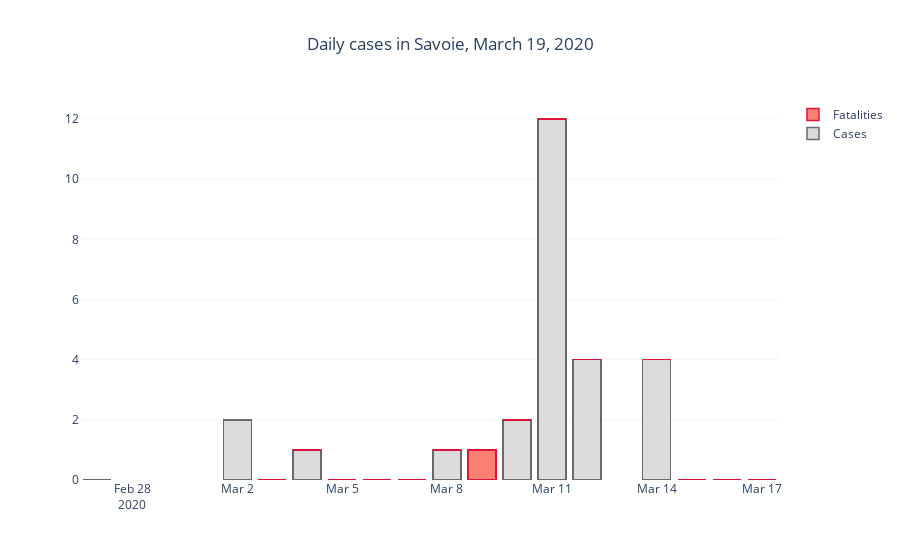

The code cell stored with this chart in its notebook:
### Code cell
# Check daily cases
fig = go.Figure()
# daily cases
fig.add_trace(go.Bar(
    x = df_reg.date,
    y = cases_d,
    marker = dict(color = 'gainsboro', line = dict(color = 'dimgray', width=1.5)),
    name = 'Cases'
))

# daily deaths
fig.add_trace(go.Bar(
    x = df_dep.date,
    y = death_d,
    marker = dict(color = 'salmon', line = dict(color = 'crimson', width=1.5)),
    name = 'Fatalities'
))

fig.update_layout(
    barmode = 'stack',
    plot_bgcolor='white',
    title = 'Daily cases in ' + dep_std + ', ' + datetime.datetime.today().strftime('%B %d, %Y'),
    title_x = .5
)
fig.update_yaxes(showgrid=True, gridwidth=.3, gridcolor='gainsboro')

### Figure 1 — Plotly figure (JSON) as saved in the notebook; plotly's stock layout.template omitted (floating-point values rounded to 4 significant figures)
{"data": [{"marker": {"color": "gainsboro", "line": {"color": "dimgray", "width": 1.5}}, "name": "Cases", "type": "bar", "x": ["2020-02-27T00:00:00", "2020-03-02T00:00:00", "2020-03-03T00:00:00", "2020-03-04T00:00:00", "2020-03-05T00:00:00", "2020-03-06T00:00:00", "2020-03-07T00:00:00", "2020-03-08T00:00:00", "2020-03-09T00:00:00", "2020-03-10T00:00:00", "2020-03-11T00:00:00", "2020-03-12T00:00:00", "2020-03-14T00:00:00", "2020-03-15T00:00:00", "2020-03-16T00:00:00", "2020-03-17T00:00:00"], "y": [0, 2, 0, 1, 0, 0, 0, 1, 0, 2, 12, 4, 4, 0]}, {"marker": {"color": "salmon", "line": {"color": "crimson", "width": 1.5}}, "name": "Fatalities", "type": "bar", "x": ["2020-03-03T00:00:00", "2020-03-04T00:00:00", "2020-03-05T00:00:00", "2020-03-06T00:00:00", "2020-03-07T00:00:00", "2020-03-08T00:00:00", "2020-03-09T00:00:00", "2020-03-10T00:00:00", "2020-03-11T00:00:00", "2020-03-12T00:00:00", "2020-03-14T00:00:00", "2020-03-15T00:00:00", "2020-03-16T00:00:00", "2020-03-17T00:00:00"], "y": [0, 0, 0, 0, 0, 0, 1, 0, 0, 0, 0, 0, 0, 0]}], "layout": {"autosize": true, "barmode": "stack", "plot_bgcolor": "white", "title": {"text": "Daily cases in Savoie, March 19, 2020", "x": 0.5}, "xaxis": {"autorange": true, "range": ["2020-02-26 12:00", "2020-03-17 12:00"], "type": "date"}, "yaxis": {"autorange": true, "gridcolor": "gainsboro", "gridwidth": 0.3, "range": [0, 12.63], "showgrid": true, "type": "linear"}}}
